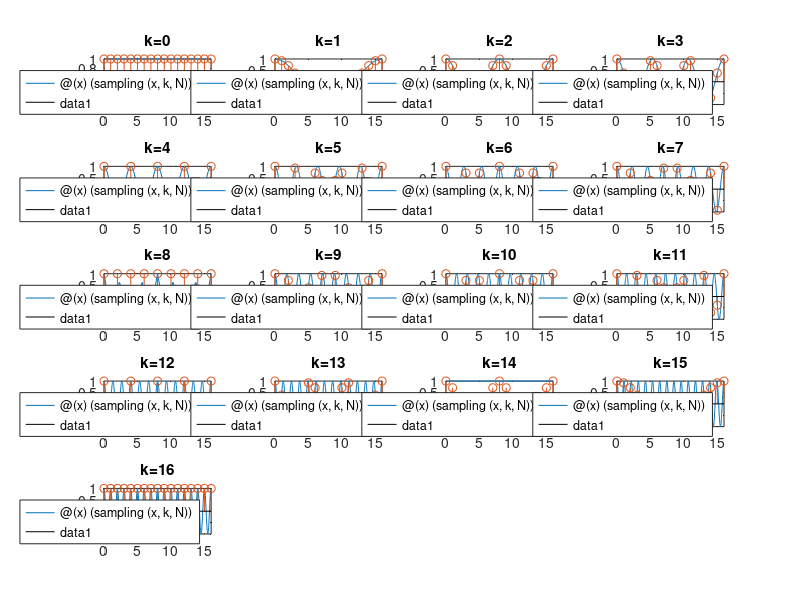

This chart was generated by the following MATLAB code:
function samplingAndAliasing()
    N = 16;
    incarray = [0,1,2,3,4,5,6,7,8,9,10,11,12,13,14,15,16];
    
    figure;
    for k = 0:16
        hold on;
        subplot(5,4, k+1);
        fh = @(x)(sampling(x,k,N));
        fplot(fh,[0,16]);
        stemval = arrayfun(fh,incarray);
        hold on;
        stem(incarray,stemval);
        title(strcat('k=', num2str(k)));
    end
end

function f = sampling(x, k, N)
    f = cos(x * omega(k, N));
end

function w = omega(k, N)
    w = 2 * pi * k / N;
end